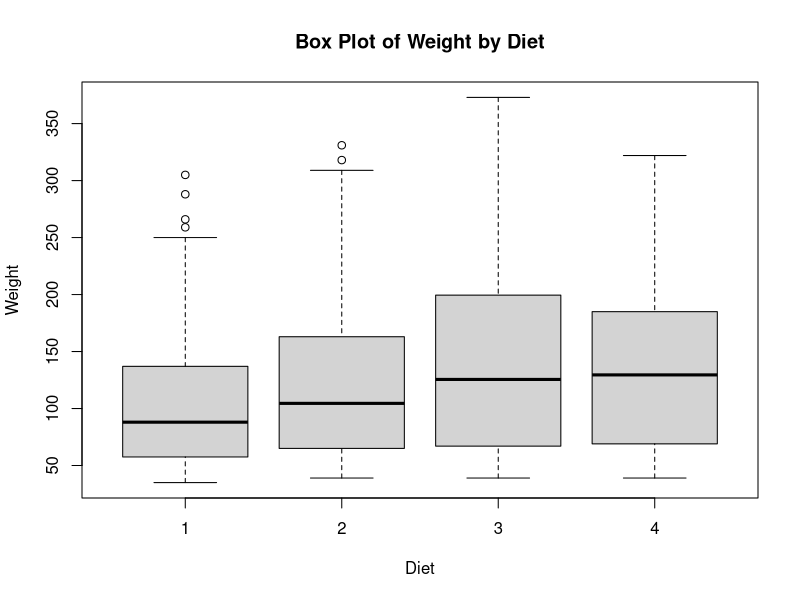
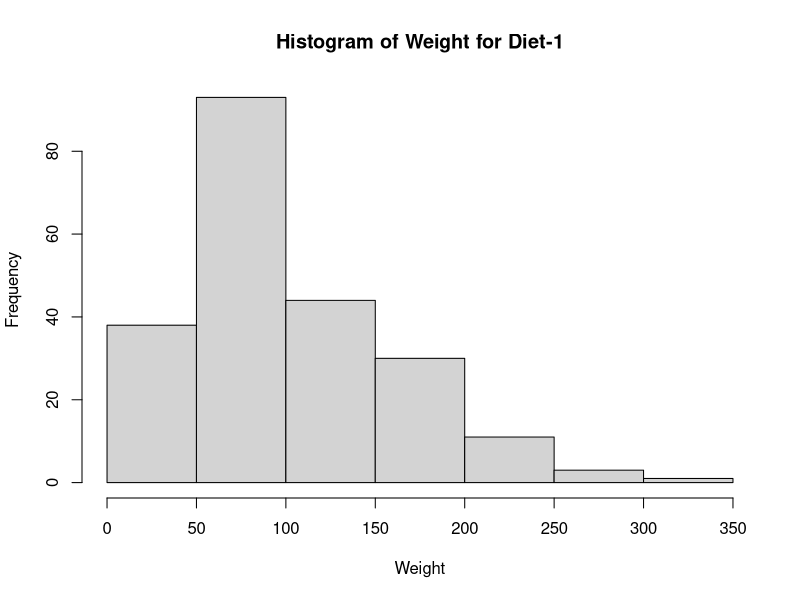
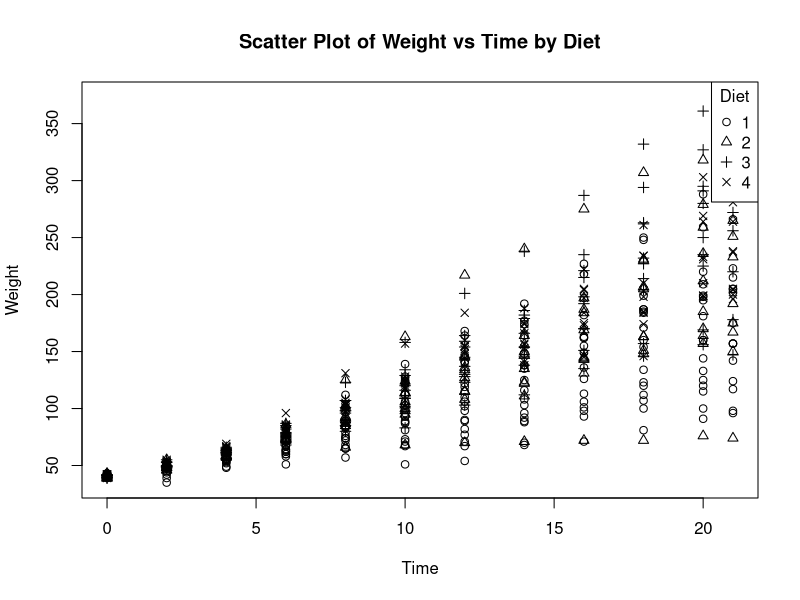

Write R code to recreate these figures, in order.
data(ChickWeight)

boxplot(weight ~ Diet, data = ChickWeight, main = "Box Plot of Weight by Diet", xlab = "Diet", ylab = "Weight")

weights_diet1 <- ChickWeight$weight[ChickWeight$Diet == 1]

hist(weights_diet1, main = "Histogram of Weight for Diet-1", xlab = "Weight", ylab = "Frequency")

plot(ChickWeight$Time, ChickWeight$weight, main = "Scatter Plot of Weight vs Time by Diet", 
     xlab = "Time", ylab = "Weight", pch = as.integer(ChickWeight$Diet))
legend("topright", legend = levels(ChickWeight$Diet), pch = 1:4, title = "Diet")